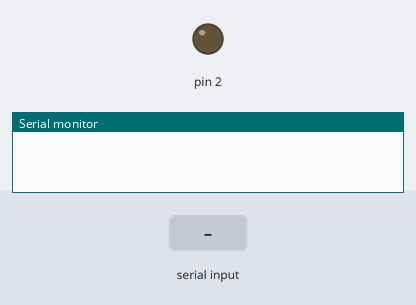
This sketch was run on a simulated Arduino Uno, built with avr-gcc and run on an emulated ATmega328P. On the bench: output pins drawn as LEDs (lit = HIGH), the last lines printed to the serial monitor. The inputs (shaded band) are chosen by the test bench.

Above: at 1.2 s.
1.3 s: "1" received over the second serial link
At 2.4 s:
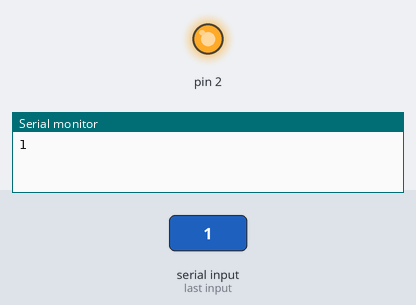
2.8 s: "0" received over the second serial link
At 3.5 s:
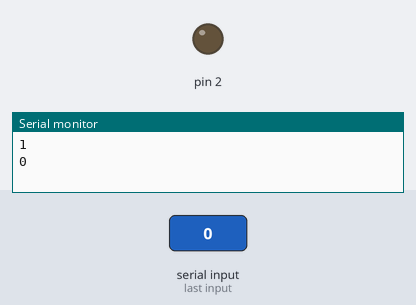
Timing chart, 0 to 5.8 s (numbered marks = the images above; inputs shaded):
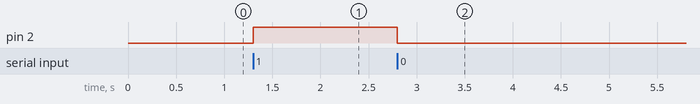

The sketch:

relay_bluetooth.ino
```cpp
#include <SoftwareSerial.h>

SoftwareSerial BT(10, 11);

// the setup function runs once when you press reset or power the board
void setup() {
  // initialize digital pin LED_BUILTIN as an output.
  pinMode(2, OUTPUT);
  BT.begin(9600);
  Serial.begin(9600);
}

// the loop function runs over and over again forever
void loop() {

  if(BT.available())
  {
    char a = BT.read();
    Serial.println(a);
    if(a == '1')
    {
      digitalWrite(2, HIGH);
    }
    else if(a == '0')
    {
      digitalWrite(2, LOW);
    }

  }
}
```

Measured:
- after the input at 1.3 s, pin 2: LOW → HIGH at once
- after the input at 2.8 s, pin 2: HIGH → LOW at once
